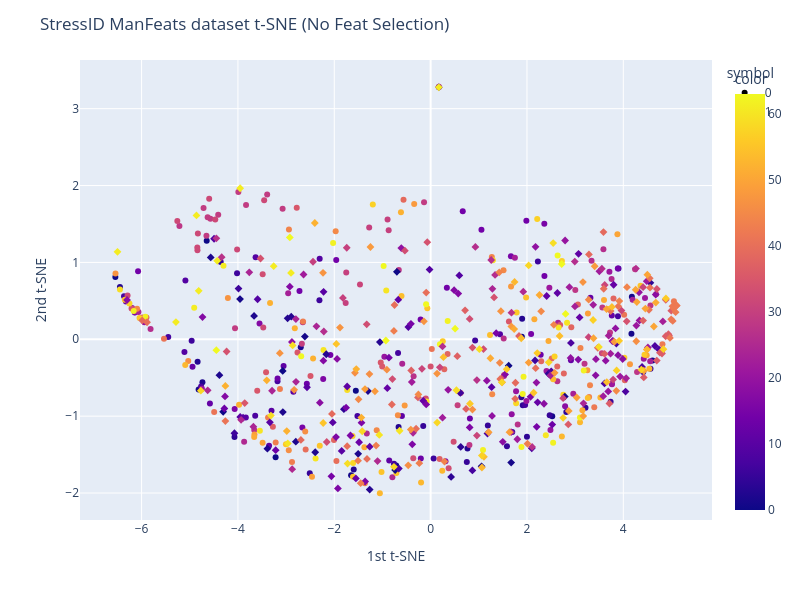
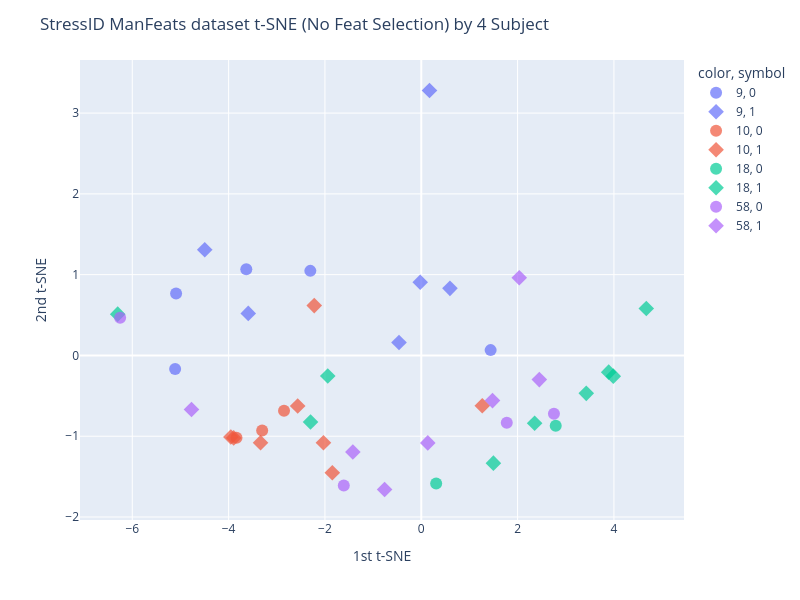

These figures' notebook cell, in order:
### Code cell
# t-SNE in StressID
# Best N-comp=2, Perp=300 np.arange(15, 330, 15)
si_Ncomp = 2
si_Perp = 300
BY_CLASS = False
colors = si_bclass_labels if BY_CLASS else si_groups_list

si_tsne = TSNE(n_components=si_Ncomp, perplexity=si_Perp, random_state=RAN_STATE)
si_X_tsne = si_tsne.fit_transform(si_X)
display(si_tsne.kl_divergence_)

fig = px.scatter(x=si_X_tsne[:,0], y=si_X_tsne[:,1], color=colors, symbol=si_bclass_labels, width=800, height=600)
fig.update_layout(
    title="StressID ManFeats dataset t-SNE (No Feat Selection)",
    xaxis_title="1st t-SNE",
    yaxis_title="2nd t-SNE",
)
fig.show()

# Picking a small sample of subjects to show
n_subjects = 4
subjects_to_show = np.random.choice(range(len(si_subject_to_group)), size=n_subjects)
print(subjects_to_show)
subject_mask = [n in subjects_to_show for n in si_groups_list]
filtered_subjects_rows = [str(subject) for subject, flag in zip(si_groups_list, subject_mask) if flag]
filtered_classes_rows = [str(label) for label, flag in zip(si_bclass_labels.values, subject_mask) if flag]

fig_subj = px.scatter(x=si_X_tsne[:, 0][subject_mask], y=si_X_tsne[:, 1][subject_mask], color=filtered_subjects_rows, symbol=filtered_classes_rows, width=800, height=600)
fig_subj.update_layout(
    title=f"StressID ManFeats dataset t-SNE (No Feat Selection) by {n_subjects} Subject",
    xaxis_title="1st t-SNE",
    yaxis_title="2nd t-SNE",
)
fig_subj.update_traces(
    marker=dict(size=12, opacity=0.7),
    selector=dict(mode="markers")
)
fig_subj.show()

### Figure 1 — Plotly figure (JSON) as saved in the notebook; plotly's stock layout.template omitted (floating-point values rounded to 4 significant figures; data arrays with more than 128 entries replaced by an {"elided": "..."} marker saying what was removed)
{"data": [{"hovertemplate": "symbol=0<br>x=%{x}<br>y=%{y}<br>color=%{marker.color}<extra></extra>", "legendgroup": "0", "marker": {"color": {"elided": "332 int values"}, "coloraxis": "coloraxis", "symbol": "circle"}, "mode": "markers", "name": "0", "orientation": "v", "showlegend": true, "type": "scatter", "x": {"elided": "332 float values"}, "xaxis": "x", "y": {"elided": "332 float values"}, "yaxis": "y"}, {"hovertemplate": "symbol=1<br>x=%{x}<br>y=%{y}<br>color=%{marker.color}<extra></extra>", "legendgroup": "1", "marker": {"color": {"elided": "367 int values"}, "coloraxis": "coloraxis", "symbol": "diamond"}, "mode": "markers", "name": "1", "orientation": "v", "showlegend": true, "type": "scatter", "x": {"elided": "367 float values"}, "xaxis": "x", "y": {"elided": "367 float values"}, "yaxis": "y"}], "layout": {"coloraxis": {"colorbar": {"title": {"text": "color"}}, "colorscale": [[0, "#0d0887"], [0.1111, "#46039f"], [0.2222, "#7201a8"], [0.3333, "#9c179e"], [0.4444, "#bd3786"], [0.5556, "#d8576b"], [0.6667, "#ed7953"], [0.7778, "#fb9f3a"], [0.8889, "#fdca26"], [1, "#f0f921"]]}, "height": 600, "legend": {"title": {"text": "symbol"}, "tracegroupgap": 0}, "margin": {"t": 60}, "title": {"text": "StressID ManFeats dataset t-SNE (No Feat Selection)"}, "width": 800, "xaxis": {"anchor": "y", "domain": [0, 1], "title": {"text": "1st t-SNE"}}, "yaxis": {"anchor": "x", "domain": [0, 1], "title": {"text": "2nd t-SNE"}}}}

### Figure 2 — Plotly figure (JSON) as saved in the notebook; plotly's stock layout.template omitted (floating-point values rounded to 4 significant figures)
{"data": [{"hovertemplate": "color=9<br>symbol=0<br>x=%{x}<br>y=%{y}<extra></extra>", "legendgroup": "9, 0", "marker": {"color": "#636efa", "opacity": 0.7, "size": 12, "symbol": "circle"}, "mode": "markers", "name": "9, 0", "orientation": "v", "showlegend": true, "type": "scatter", "x": [-5.11, -3.633, -5.091, -2.303, 1.44], "xaxis": "x", "y": [-0.1666, 1.068, 0.7659, 1.047, 0.06581], "yaxis": "y"}, {"hovertemplate": "color=9<br>symbol=1<br>x=%{x}<br>y=%{y}<extra></extra>", "legendgroup": "9, 1", "marker": {"color": "#636efa", "opacity": 0.7, "size": 12, "symbol": "diamond"}, "mode": "markers", "name": "9, 1", "orientation": "v", "showlegend": true, "type": "scatter", "x": [0.1708, -3.592, -4.495, 0.5957, -0.4623, -0.0218], "xaxis": "x", "y": [3.28, 0.5205, 1.308, 0.8303, 0.1597, 0.9068], "yaxis": "y"}, {"hovertemplate": "color=10<br>symbol=0<br>x=%{x}<br>y=%{y}<extra></extra>", "legendgroup": "10, 0", "marker": {"color": "#EF553B", "opacity": 0.7, "size": 12, "symbol": "circle"}, "mode": "markers", "name": "10, 0", "orientation": "v", "showlegend": true, "type": "scatter", "x": [-3.303, -3.836, -2.849], "xaxis": "x", "y": [-0.9287, -1.019, -0.6835], "yaxis": "y"}, {"hovertemplate": "color=10<br>symbol=1<br>x=%{x}<br>y=%{y}<extra></extra>", "legendgroup": "10, 1", "marker": {"color": "#EF553B", "opacity": 0.7, "size": 12, "symbol": "diamond"}, "mode": "markers", "name": "10, 1", "orientation": "v", "showlegend": true, "type": "scatter", "x": [-3.337, -2.222, -1.847, -3.953, -2.031, -2.566, 1.267, -3.894], "xaxis": "x", "y": [-1.08, 0.617, -1.453, -1.01, -1.082, -0.6251, -0.6225, -1.021], "yaxis": "y"}, {"hovertemplate": "color=18<br>symbol=0<br>x=%{x}<br>y=%{y}<extra></extra>", "legendgroup": "18, 0", "marker": {"color": "#00cc96", "opacity": 0.7, "size": 12, "symbol": "circle"}, "mode": "markers", "name": "18, 0", "orientation": "v", "showlegend": true, "type": "scatter", "x": [0.3093, 2.792], "xaxis": "x", "y": [-1.586, -0.8716], "yaxis": "y"}, {"hovertemplate": "color=18<br>symbol=1<br>x=%{x}<br>y=%{y}<extra></extra>", "legendgroup": "18, 1", "marker": {"color": "#00cc96", "opacity": 0.7, "size": 12, "symbol": "diamond"}, "mode": "markers", "name": "18, 1", "orientation": "v", "showlegend": true, "type": "scatter", "x": [-6.303, 3.426, 1.498, -1.941, 3.987, 4.672, -2.299, 3.891, 2.354], "xaxis": "x", "y": [0.5112, -0.4692, -1.333, -0.2554, -0.2567, 0.5812, -0.8248, -0.2071, -0.8389], "yaxis": "y"}, {"hovertemplate": "color=58<br>symbol=0<br>x=%{x}<br>y=%{y}<extra></extra>", "legendgroup": "58, 0", "marker": {"color": "#ab63fa", "opacity": 0.7, "size": 12, "symbol": "circle"}, "mode": "markers", "name": "58, 0", "orientation": "v", "showlegend": true, "type": "scatter", "x": [-6.252, 2.755, -1.609, 1.775], "xaxis": "x", "y": [0.4671, -0.7224, -1.609, -0.8322], "yaxis": "y"}, {"hovertemplate": "color=58<br>symbol=1<br>x=%{x}<br>y=%{y}<extra></extra>", "legendgroup": "58, 1", "marker": {"color": "#ab63fa", "opacity": 0.7, "size": 12, "symbol": "diamond"}, "mode": "markers", "name": "58, 1", "orientation": "v", "showlegend": true, "type": "scatter", "x": [2.451, -0.7612, 2.035, 0.1354, 1.479, -4.771, -1.42], "xaxis": "x", "y": [-0.2994, -1.66, 0.961, -1.083, -0.5594, -0.6685, -1.196], "yaxis": "y"}], "layout": {"height": 600, "legend": {"title": {"text": "color, symbol"}, "tracegroupgap": 0}, "margin": {"t": 60}, "title": {"text": "StressID ManFeats dataset t-SNE (No Feat Selection) by 4 Subject"}, "width": 800, "xaxis": {"anchor": "y", "domain": [0, 1], "title": {"text": "1st t-SNE"}}, "yaxis": {"anchor": "x", "domain": [0, 1], "title": {"text": "2nd t-SNE"}}}}
